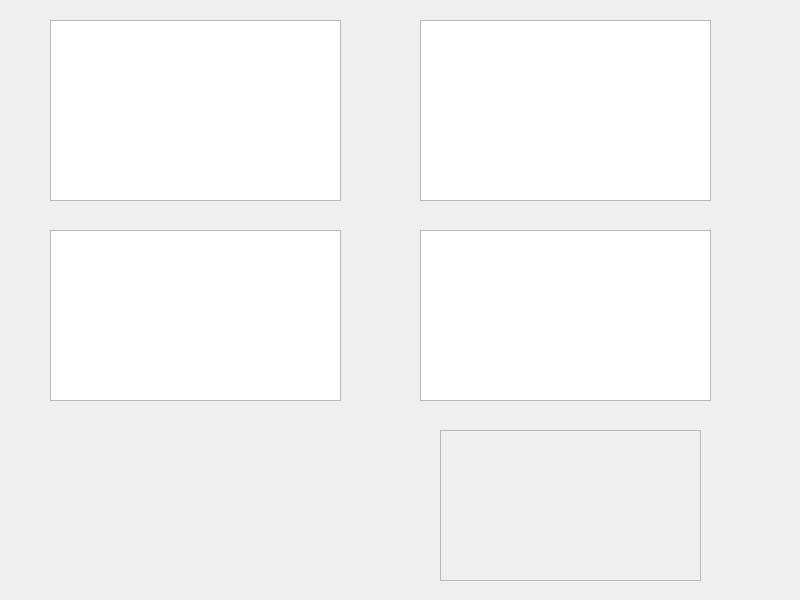
<?xml version="1.0" encoding="UTF-8"?>
<ui version="4.0">
 <class>pageThird</class>
 <widget class="QWidget" name="pageThird">
  <property name="geometry">
   <rect>
    <x>0</x>
    <y>0</y>
    <width>800</width>
    <height>600</height>
   </rect>
  </property>
  <property name="windowTitle">
   <string>Form</string>
  </property>
  <widget class="QListView" name="listView">
   <property name="geometry">
    <rect>
     <x>50</x>
     <y>20</y>
     <width>291</width>
     <height>181</height>
    </rect>
   </property>
  </widget>
  <widget class="QTableView" name="tableView">
   <property name="geometry">
    <rect>
     <x>50</x>
     <y>230</y>
     <width>291</width>
     <height>171</height>
    </rect>
   </property>
  </widget>
  <widget class="QTreeView" name="treeView">
   <property name="geometry">
    <rect>
     <x>420</x>
     <y>20</y>
     <width>291</width>
     <height>181</height>
    </rect>
   </property>
  </widget>
  <widget class="QWidget" name="bxcwidget" native="true">
   <property name="geometry">
    <rect>
     <x>60</x>
     <y>430</y>
     <width>261</width>
     <height>151</height>
    </rect>
   </property>
  </widget>
  <widget class="QFrame" name="bxcframe">
   <property name="geometry">
    <rect>
     <x>440</x>
     <y>430</y>
     <width>261</width>
     <height>151</height>
    </rect>
   </property>
   <property name="frameShape">
    <enum>QFrame::StyledPanel</enum>
   </property>
   <property name="frameShadow">
    <enum>QFrame::Raised</enum>
   </property>
  </widget>
  <widget class="QColumnView" name="columnView">
   <property name="geometry">
    <rect>
     <x>420</x>
     <y>230</y>
     <width>291</width>
     <height>171</height>
    </rect>
   </property>
  </widget>
 </widget>
 <resources/>
 <connections/>
</ui>
